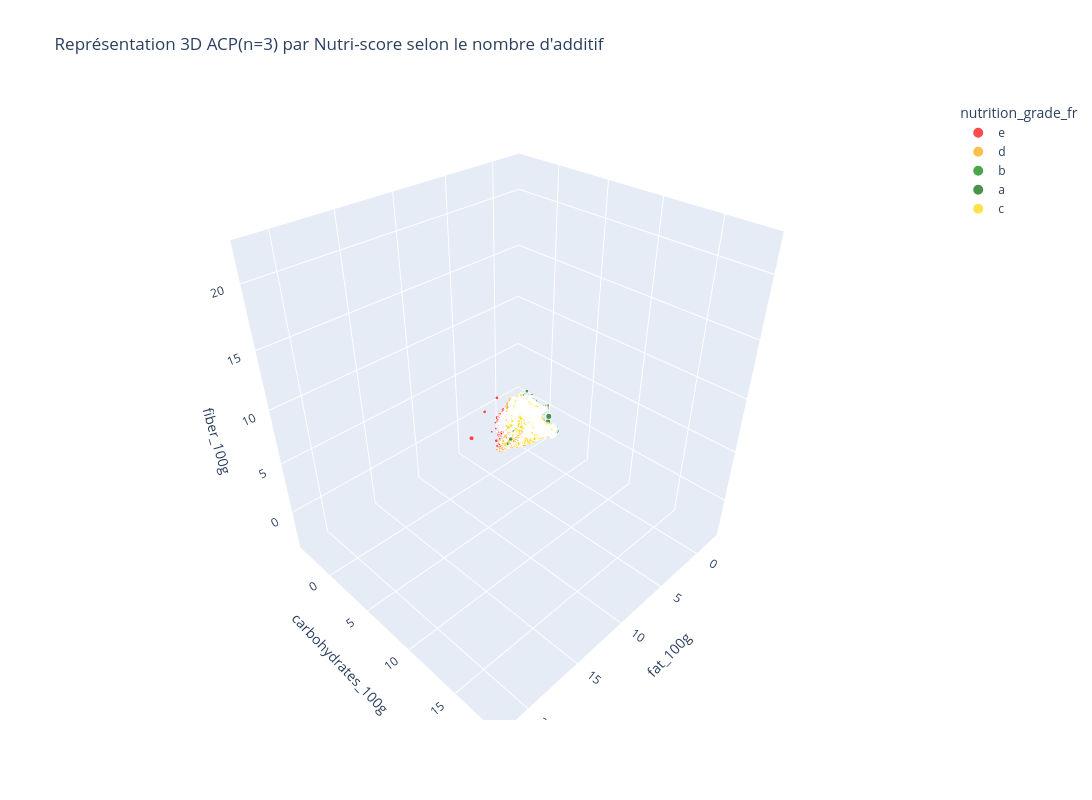

The cell this chart's notebook holds for it:
### Code cell
fig = px.scatter_3d(X_projected_df,
                 width=1600,
                 height=800,
                 x="fat_100g",
                 y="carbohydrates_100g",
                 z="fiber_100g",
                 size='additives_n',
                 hover_data=['nutrition_score_fr_100g'],
                 color_discrete_sequence=["red", "orange", "green", "darkgreen", "gold"],
                 color='nutrition_grade_fr',
                 title="Représentation 3D ACP(n=3) par Nutri-score selon le nombre d'additif",
                 )
fig.show()

### Figure 1 — Plotly figure (JSON) as saved in the notebook; plotly's stock layout.template omitted (floating-point values rounded to 4 significant figures; data arrays with more than 128 entries replaced by an {"elided": "..."} marker saying what was removed)
{"data": [{"customdata": {"elided": "5243x1 float values"}, "hovertemplate": "nutrition_grade_fr=e<br>fat_100g=%{x}<br>carbohydrates_100g=%{y}<br>fiber_100g=%{z}<br>additives_n=%{marker.size}<br>nutrition_score_fr_100g=%{customdata[0]}<extra></extra>", "legendgroup": "e", "marker": {"color": "red", "size": {"elided": "5243 float values"}, "sizemode": "area", "sizeref": 0.0775, "symbol": "circle"}, "mode": "markers", "name": "e", "scene": "scene", "showlegend": true, "type": "scatter3d", "x": {"elided": "5243 float values"}, "y": {"elided": "5243 float values"}, "z": {"elided": "5243 float values"}}, {"customdata": {"elided": "7415x1 float values"}, "hovertemplate": "nutrition_grade_fr=d<br>fat_100g=%{x}<br>carbohydrates_100g=%{y}<br>fiber_100g=%{z}<br>additives_n=%{marker.size}<br>nutrition_score_fr_100g=%{customdata[0]}<extra></extra>", "legendgroup": "d", "marker": {"color": "orange", "size": {"elided": "7415 float values"}, "sizemode": "area", "sizeref": 0.0775, "symbol": "circle"}, "mode": "markers", "name": "d", "scene": "scene", "showlegend": true, "type": "scatter3d", "x": {"elided": "7415 float values"}, "y": {"elided": "7415 float values"}, "z": {"elided": "7415 float values"}}, {"customdata": {"elided": "3837x1 float values"}, "hovertemplate": "nutrition_grade_fr=b<br>fat_100g=%{x}<br>carbohydrates_100g=%{y}<br>fiber_100g=%{z}<br>additives_n=%{marker.size}<br>nutrition_score_fr_100g=%{customdata[0]}<extra></extra>", "legendgroup": "b", "marker": {"color": "green", "size": {"elided": "3837 float values"}, "sizemode": "area", "sizeref": 0.0775, "symbol": "circle"}, "mode": "markers", "name": "b", "scene": "scene", "showlegend": true, "type": "scatter3d", "x": {"elided": "3837 float values"}, "y": {"elided": "3837 float values"}, "z": {"elided": "3837 float values"}}, {"customdata": {"elided": "5015x1 float values"}, "hovertemplate": "nutrition_grade_fr=a<br>fat_100g=%{x}<br>carbohydrates_100g=%{y}<br>fiber_100g=%{z}<br>additives_n=%{marker.size}<br>nutrition_score_fr_100g=%{customdata[0]}<extra></extra>", "legendgroup": "a", "marker": {"color": "darkgreen", "size": {"elided": "5015 float values"}, "sizemode": "area", "sizeref": 0.0775, "symbol": "circle"}, "mode": "markers", "name": "a", "scene": "scene", "showlegend": true, "type": "scatter3d", "x": {"elided": "5015 float values"}, "y": {"elided": "5015 float values"}, "z": {"elided": "5015 float values"}}, {"customdata": {"elided": "5848x1 float values"}, "hovertemplate": "nutrition_grade_fr=c<br>fat_100g=%{x}<br>carbohydrates_100g=%{y}<br>fiber_100g=%{z}<br>additives_n=%{marker.size}<br>nutrition_score_fr_100g=%{customdata[0]}<extra></extra>", "legendgroup": "c", "marker": {"color": "gold", "size": {"elided": "5848 float values"}, "sizemode": "area", "sizeref": 0.0775, "symbol": "circle"}, "mode": "markers", "name": "c", "scene": "scene", "showlegend": true, "type": "scatter3d", "x": {"elided": "5848 float values"}, "y": {"elided": "5848 float values"}, "z": {"elided": "5848 float values"}}], "layout": {"height": 800, "legend": {"itemsizing": "constant", "title": {"text": "nutrition_grade_fr"}, "tracegroupgap": 0}, "scene": {"domain": {"x": [0.0, 1.0], "y": [0.0, 1.0]}, "xaxis": {"title": {"text": "fat_100g"}}, "yaxis": {"title": {"text": "carbohydrates_100g"}}, "zaxis": {"title": {"text": "fiber_100g"}}}, "title": {"text": "Représentation 3D ACP(n=3) par Nutri-score selon le nombre d'additif"}, "width": 1600}}
